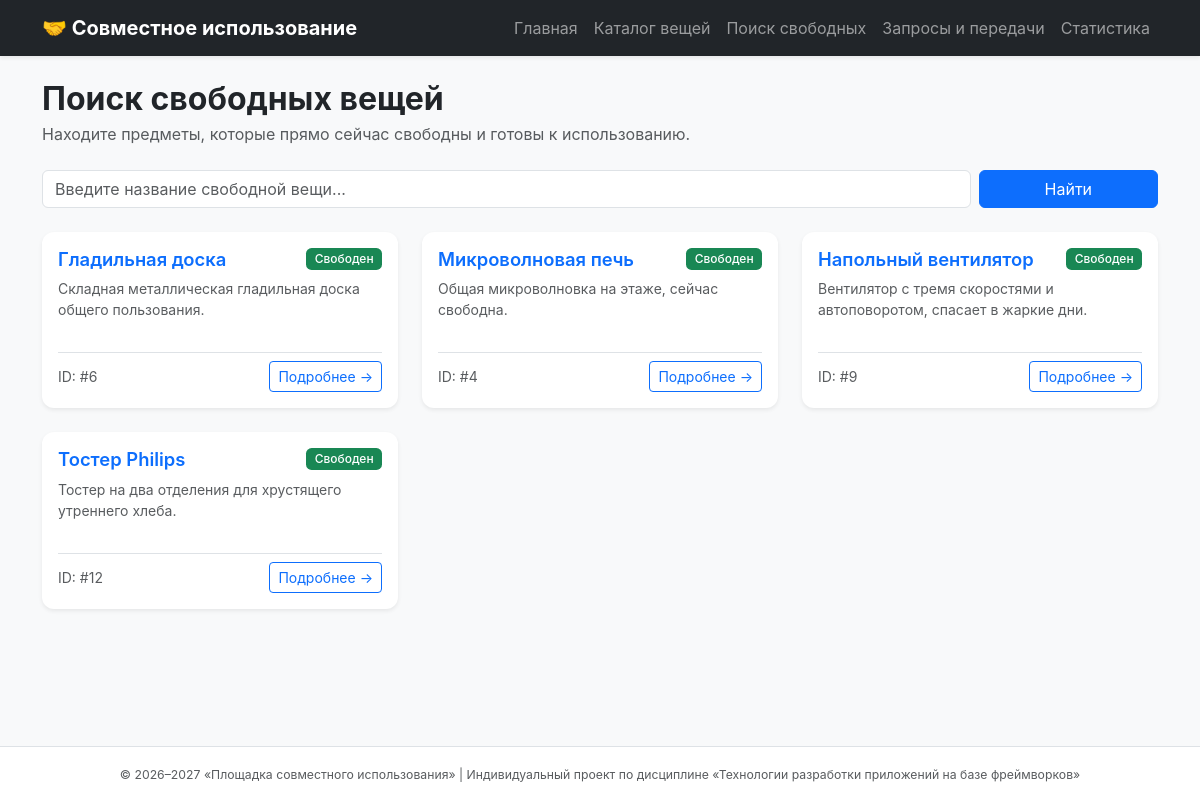
The page /items/available/ on the database its author committed.
### items/views.py (the view)
# urls.py: path("available/", views.available_items, name="available"),
def available_items(request: HttpRequest) -> HttpResponse:
    q = request.GET.get("q", "").strip()
    conn = get_connection()
    try:
        if q:
            rows = conn.execute(
                """
                SELECT items.id, items.name, items.description
                FROM items
                WHERE items.owner_id IS NULL AND items.name LIKE ?
                ORDER BY items.name;
                """,
                (f"%{q}%",),
            ).fetchall()
        else:
            rows = conn.execute(
                """
                SELECT items.id, items.name, items.description
                FROM items
                WHERE items.owner_id IS NULL
                ORDER BY items.name;
                """
            ).fetchall()
        items = [
            SimpleNamespace(
                id=row["id"],
                name=row["name"],
                description=row["description"],
                owner=None,
            )
            for row in rows
        ]
    finally:
        conn.close()
    context = {
        "items": items,
        "query": q,
        "title": "Поиск свободных вещей",
    }
    return render(request, "items/available.html", context)

### db/database.py (called while the page is built)
def get_connection(
    db_path: Path | str = DB_PATH,
) -> sqlite3.Connection:
    conn = sqlite3.connect(str(db_path))
    conn.execute("PRAGMA foreign_keys = ON")
    conn.row_factory = sqlite3.Row
    return conn

### templates/items/available.html (shortened to what this page needs)
{% extends "base.html" %}
{% block content %}
<div class="mb-4">
  <h1 class="h2 fw-bold mb-1">Поиск свободных вещей</h1>
  <p class="text-muted">Находите предметы, которые прямо сейчас свободны и готовы к использованию.</p>
</div>
<form method="get" class="row g-2 mb-4">
  <div class="col-sm-9 col-md-10">
    <input
      type="text"
      name="q"
      class="form-control"
      placeholder="Введите название свободной вещи..."
      value="{{ query }}"
    >
  </div>
  <div class="col-sm-3 col-md-2">
    <button type="submit" class="btn btn-primary w-100">Найти</button>
  </div>
</form>
<div class="row row-cols-1 row-cols-md-2 row-cols-lg-3 g-4">
  {% for item in items %}
    <div class="col">
      <div class="card h-100 shadow-sm border-0 item-card">
        <div class="card-body d-flex flex-column">
          <div class="d-flex justify-content-between align-items-start mb-2">
            <h5 class="card-title fw-semibold text-primary mb-0">
              {{ item.name }}
            </h5>
            <span class="badge bg-success">Свободен</span>
          </div>
          <p class="card-text text-muted small flex-grow-1">
            {% if item.description %}
              {{ item.description }}
            {% else %}
              <em>Описание не указано</em>
            {% endif %}
          </p>
          <div class="mt-3 pt-2 border-top d-flex justify-content-between align-items-center">
            <small class="text-muted">ID: #{{ item.id }}</small>
            <a href="{% url 'items:detail' item.id %}" class="btn btn-sm btn-outline-primary">
              Подробнее &rarr;
            </a>
          </div>
        </div>
      </div>
    </div>
  {% endfor %}
</div>
{% endblock %}

### static/css/style.css (style rules this page uses)
:root { --primary-color: #0d6efd; --secondary-color: #6c757d; --success-color: #198754; --card-bg-hover: #f8f9fa; }
body { font-family: -apple-system, BlinkMacSystemFont, "Segoe UI", Roboto, "Helvetica Neue", Arial, sans-serif; color: #212529; }
.item-card { transition: all 0.2s ease-in-out; border-radius: 0.75rem; overflow: hidden; }
.item-card .card-title { font-size: 1.15rem; }
.badge { font-weight: 500; padding: 0.4em 0.7em; border-radius: 0.35rem; }

### rows shown on the page
items: name "Гладильная доска", description "Складная металлическая гладильная доска общего пользования.", id "6"
items: name "Микроволновая печь", description "Общая микроволновка на этаже, сейчас свободна.", id "4"
items: name "Напольный вентилятор", description "Вентилятор с тремя скоростями и автоповоротом, спасает в жаркие дни.", id "9"
items: name "Тостер Philips", description "Тостер на два отделения для хрустящего утреннего хлеба.", id "12"
